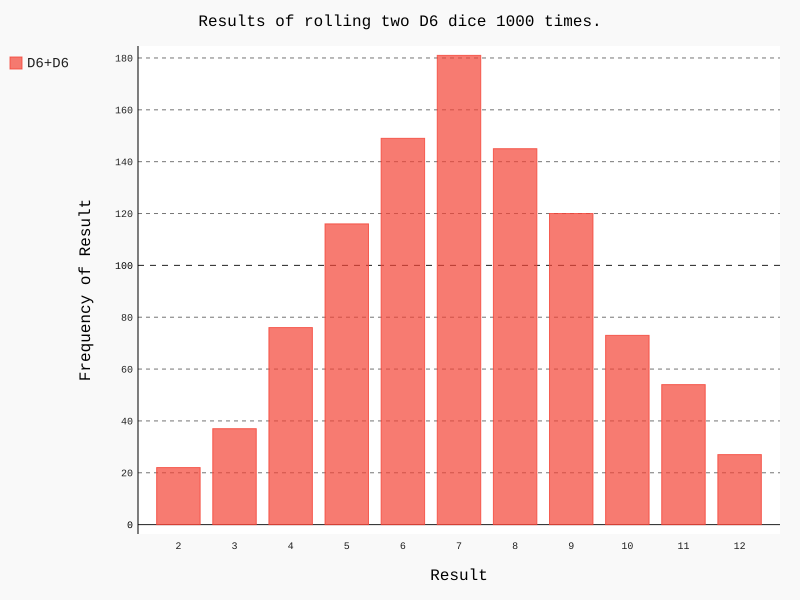

Source code (Python):
from die import Die
import pygal

#创建两个D6骰子
die_1 = Die()
die_2 = Die()

#掷多次骰子，并将结果储存在一个列表中
results = []
for roll_num in range(1000):
    result = die_1.roll() +die_2.roll()
    results.append(result)

#分析结果
frequencies = []
max_result = die_1.num_sides +die_2.num_sides
for value in range(2, max_result+1):
    frequency = results.count(value)
    frequencies.append(frequency)

#对结果进行可视化分析
hist = pygal.Bar()  #bar为条形图

hist.title = "Results of rolling two D6 dice 1000 times."
hist.x_labels = [str(x_label) for x_label in range(2, max_result+1)]

#hist.x_labels = list(range(2, 13))亦可
hist.x_title = 'Result'
hist.y_title = 'Frequency of Result'

hist.add('D6+D6', frequencies)  #将分析结果添加到图表中
hist.render_to_file('dice_visual.svg')
